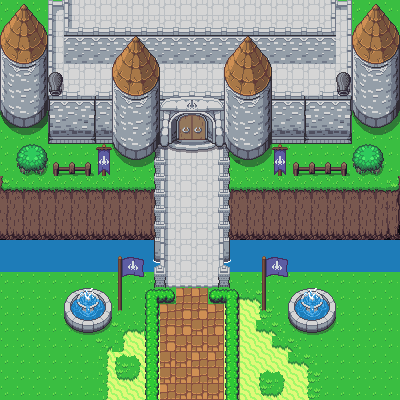

Tiled map render using the project's own tile images. Description and the map definition, with tile-layer contents summarised, below:
An orthogonal 25x25 tile map with 16x16 px tiles, 4 tile layers (Ground, Castle, Castle/ground accessories , Castle 3) and 10 objects.

<map version="1.5" tiledversion="1.7.0" orientation="orthogonal" renderorder="right-down" width="25" height="25" tilewidth="16" tileheight="16" infinite="0" nextlayerid="6" nextobjectid="11">
 <tileset firstgid="1" source="overWorldRight1.tsx" />
 <layer id="1" name="Ground" width="25" height="25">
  <data>[625 cells, 625 non-empty, 21 distinct tile ids]</data>
 </layer>
 <layer id="2" name="Castle" width="25" height="25">
  <data>[625 cells, 336 non-empty, 81 distinct tile ids]</data>
 </layer>
 <layer id="3" name="Castle/ground accessories " width="25" height="25">
  <data>[625 cells, 149 non-empty, 49 distinct tile ids]</data>
 </layer>
 <objectgroup id="5" name="Collision Layer">
  <object id="1" x="144.715" y="286.992" width="30.0813" height="18.6992" />
  <object id="2" x="145.528" y="288.618" width="11.3821" height="114.634" />
  <object id="3" x="209.756" y="290.244" width="29.2683" height="11.3821" />
  <object id="4" x="226.016" y="299.187" width="10.5691" height="102.439" />
  <object id="5" x="153.659" y="147.967" width="14.6341" height="139.024" />
  <object id="6" x="219.512" y="144.715" width="15.4472" height="153.659" />
  <object id="7" x="150.407" y="91.8699" width="23.5772" height="56.0976" />
  <object id="8" x="173.984" y="93.4959" width="49.5935" height="16.2602" />
  <object id="9" x="209.756" y="92.6829" width="15.4472" height="52.0325" />
  <object id="10" x="156.911" y="95.935" width="15.4472" height="50.4065" />
 </objectgroup>
 <layer id="4" name="Castle 3" width="25" height="25">
  <data>[625 cells, 58 non-empty, 29 distinct tile ids]</data>
 </layer>
</map>
